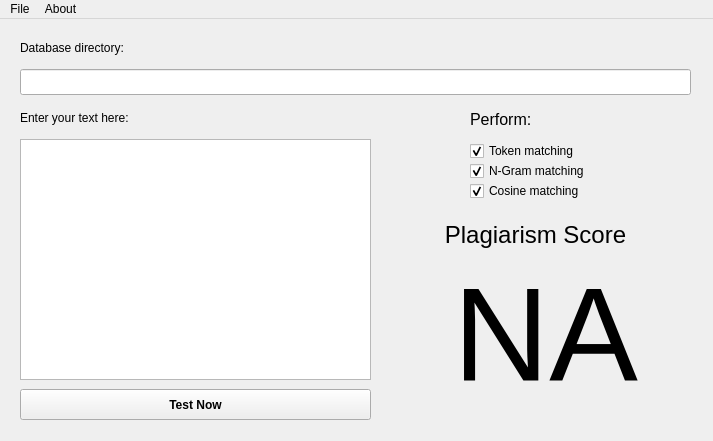
<?xml version="1.0" encoding="UTF-8"?>
<ui version="4.0">
 <class>MainWindow</class>
 <widget class="QMainWindow" name="MainWindow">
  <property name="geometry">
   <rect>
    <x>0</x>
    <y>0</y>
    <width>713</width>
    <height>441</height>
   </rect>
  </property>
  <property name="windowTitle">
   <string>Plagiarism Scoreboard</string>
  </property>
  <widget class="QWidget" name="centralWidget">
   <widget class="QLabel" name="label">
    <property name="geometry">
     <rect>
      <x>430</x>
      <y>200</y>
      <width>211</width>
      <height>31</height>
     </rect>
    </property>
    <property name="font">
     <font>
      <family>Noto Sans UI</family>
      <pointsize>18</pointsize>
      <weight>50</weight>
      <bold>false</bold>
      <stylestrategy>PreferAntialias</stylestrategy>
     </font>
    </property>
    <property name="text">
     <string>Plagiarism Score</string>
    </property>
    <property name="alignment">
     <set>Qt::AlignCenter</set>
    </property>
   </widget>
   <widget class="QLabel" name="label_2">
    <property name="geometry">
     <rect>
      <x>20</x>
      <y>90</y>
      <width>141</width>
      <height>18</height>
     </rect>
    </property>
    <property name="text">
     <string>Enter your text here:</string>
    </property>
   </widget>
   <widget class="QPushButton" name="pushButton">
    <property name="geometry">
     <rect>
      <x>20</x>
      <y>370</y>
      <width>351</width>
      <height>31</height>
     </rect>
    </property>
    <property name="font">
     <font>
      <weight>75</weight>
      <bold>true</bold>
     </font>
    </property>
    <property name="cursor">
     <cursorShape>PointingHandCursor</cursorShape>
    </property>
    <property name="text">
     <string>Test Now</string>
    </property>
   </widget>
   <widget class="QLabel" name="label_3">
    <property name="geometry">
     <rect>
      <x>410</x>
      <y>250</y>
      <width>271</width>
      <height>131</height>
     </rect>
    </property>
    <property name="font">
     <font>
      <pointsize>100</pointsize>
     </font>
    </property>
    <property name="toolTip">
     <string>score</string>
    </property>
    <property name="whatsThis">
     <string/>
    </property>
    <property name="autoFillBackground">
     <bool>false</bool>
    </property>
    <property name="text">
     <string>NA</string>
    </property>
    <property name="alignment">
     <set>Qt::AlignCenter</set>
    </property>
   </widget>
   <widget class="QTextEdit" name="textEdit">
    <property name="geometry">
     <rect>
      <x>20</x>
      <y>120</y>
      <width>351</width>
      <height>241</height>
     </rect>
    </property>
   </widget>
   <widget class="QLineEdit" name="lineEdit">
    <property name="geometry">
     <rect>
      <x>20</x>
      <y>50</y>
      <width>671</width>
      <height>26</height>
     </rect>
    </property>
   </widget>
   <widget class="QLabel" name="label_4">
    <property name="geometry">
     <rect>
      <x>20</x>
      <y>20</y>
      <width>121</width>
      <height>18</height>
     </rect>
    </property>
    <property name="text">
     <string>Database directory:</string>
    </property>
   </widget>
   <widget class="QCheckBox" name="checkBox">
    <property name="geometry">
     <rect>
      <x>470</x>
      <y>120</y>
      <width>141</width>
      <height>24</height>
     </rect>
    </property>
    <property name="text">
     <string>Token matching</string>
    </property>
    <property name="checked">
     <bool>true</bool>
    </property>
    <property name="tristate">
     <bool>false</bool>
    </property>
   </widget>
   <widget class="QCheckBox" name="checkBox_2">
    <property name="geometry">
     <rect>
      <x>470</x>
      <y>140</y>
      <width>131</width>
      <height>24</height>
     </rect>
    </property>
    <property name="text">
     <string>N-Gram matching</string>
    </property>
    <property name="checked">
     <bool>true</bool>
    </property>
   </widget>
   <widget class="QCheckBox" name="checkBox_3">
    <property name="geometry">
     <rect>
      <x>470</x>
      <y>160</y>
      <width>131</width>
      <height>24</height>
     </rect>
    </property>
    <property name="text">
     <string>Cosine matching</string>
    </property>
    <property name="checked">
     <bool>true</bool>
    </property>
   </widget>
   <widget class="QLabel" name="label_5">
    <property name="geometry">
     <rect>
      <x>470</x>
      <y>90</y>
      <width>101</width>
      <height>21</height>
     </rect>
    </property>
    <property name="font">
     <font>
      <pointsize>12</pointsize>
     </font>
    </property>
    <property name="text">
     <string>Perform:</string>
    </property>
   </widget>
  </widget>
  <widget class="QMenuBar" name="menuBar">
   <property name="geometry">
    <rect>
     <x>0</x>
     <y>0</y>
     <width>713</width>
     <height>23</height>
    </rect>
   </property>
   <widget class="QMenu" name="menuAbout">
    <property name="title">
     <string>About</string>
    </property>
    <addaction name="actionProject"/>
    <addaction name="actionDeveloper"/>
   </widget>
   <widget class="QMenu" name="menuFile">
    <property name="title">
     <string>File</string>
    </property>
    <addaction name="actionNew_File"/>
    <addaction name="actionExit"/>
   </widget>
   <addaction name="menuFile"/>
   <addaction name="menuAbout"/>
  </widget>
  <action name="actionProject">
   <property name="icon">
    <iconset resource="res.qrc">
     <normaloff>:/icons/icons/code.png</normaloff>:/icons/icons/code.png</iconset>
   </property>
   <property name="text">
    <string>Project</string>
   </property>
  </action>
  <action name="actionDeveloper">
   <property name="icon">
    <iconset resource="res.qrc">
     <normaloff>:/icons/icons/dev.png</normaloff>:/icons/icons/dev.png</iconset>
   </property>
   <property name="text">
    <string>Developer</string>
   </property>
  </action>
  <action name="actionNew_File">
   <property name="icon">
    <iconset resource="res.qrc">
     <normaloff>:/icons/icons/file.png</normaloff>:/icons/icons/file.png</iconset>
   </property>
   <property name="text">
    <string>Insert File</string>
   </property>
  </action>
  <action name="actionExit">
   <property name="icon">
    <iconset resource="res.qrc">
     <normaloff>:/icons/icons/exit.png</normaloff>:/icons/icons/exit.png</iconset>
   </property>
   <property name="text">
    <string>Exit</string>
   </property>
  </action>
 </widget>
 <layoutdefault spacing="6" margin="11"/>
 <resources>
  <include location="res.qrc"/>
 </resources>
 <connections/>
</ui>
